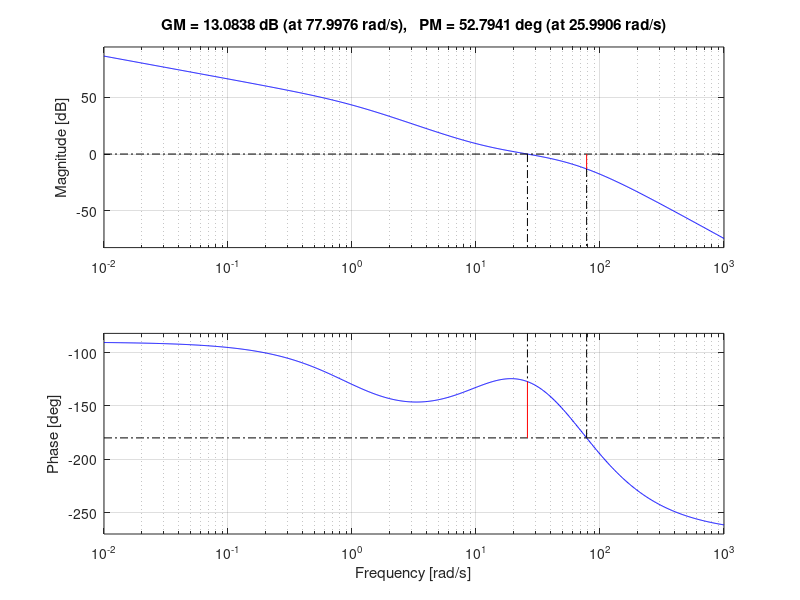
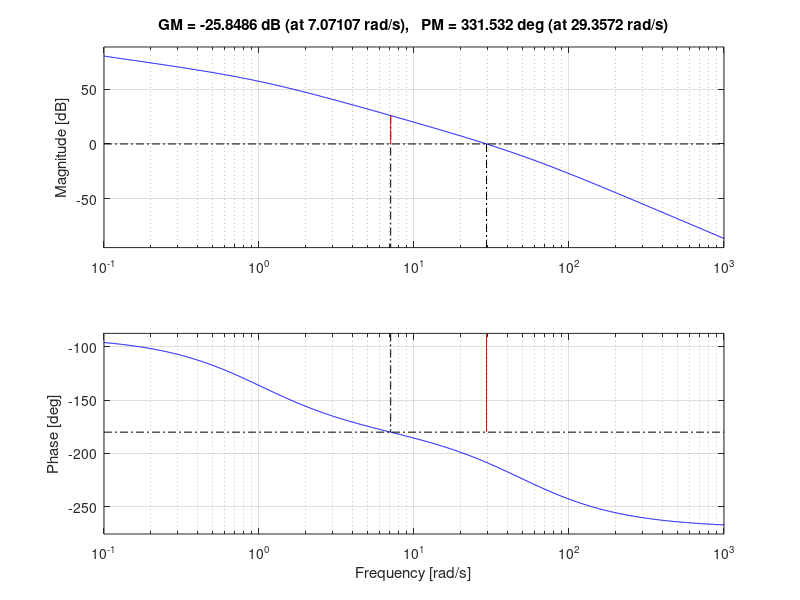
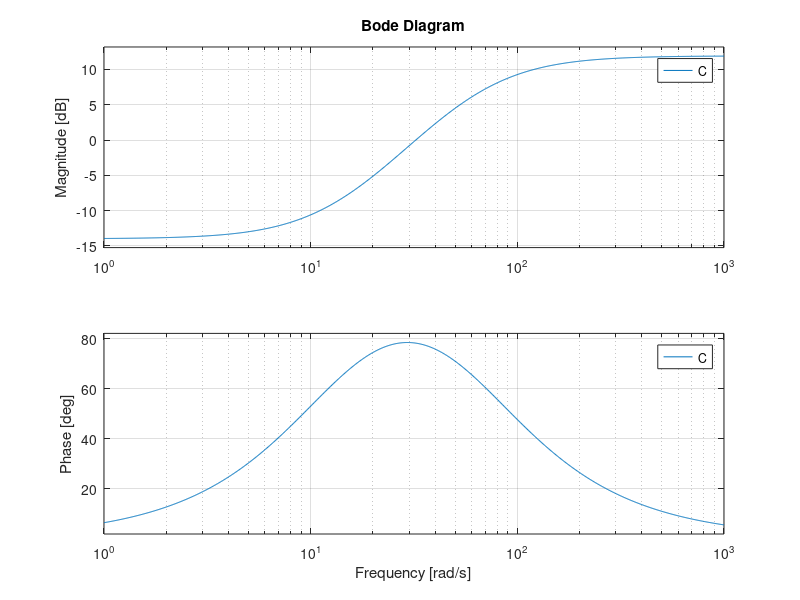

These charts were generated, in order, by the following MATLAB code:
%% ECEN 4138 HW 11 Problem 6.45
% Ian Faber

%% Housekeeping
clc; clear; close all;

%% Setup
s = tf('s');

G = 50000/(s*(s+1)*(s+50));
C = (1/5)*((0.07179*s + 1)/(0.01616*s + 1))^2;

L = C*G;

%% Plotting
figure
margin(L)

figure
margin(G)

figure
bode(C)

% figure
% nyquist(L)
% 
% figure
% rlocus(L)
% 
% figure
% step(feedback(L,1))
